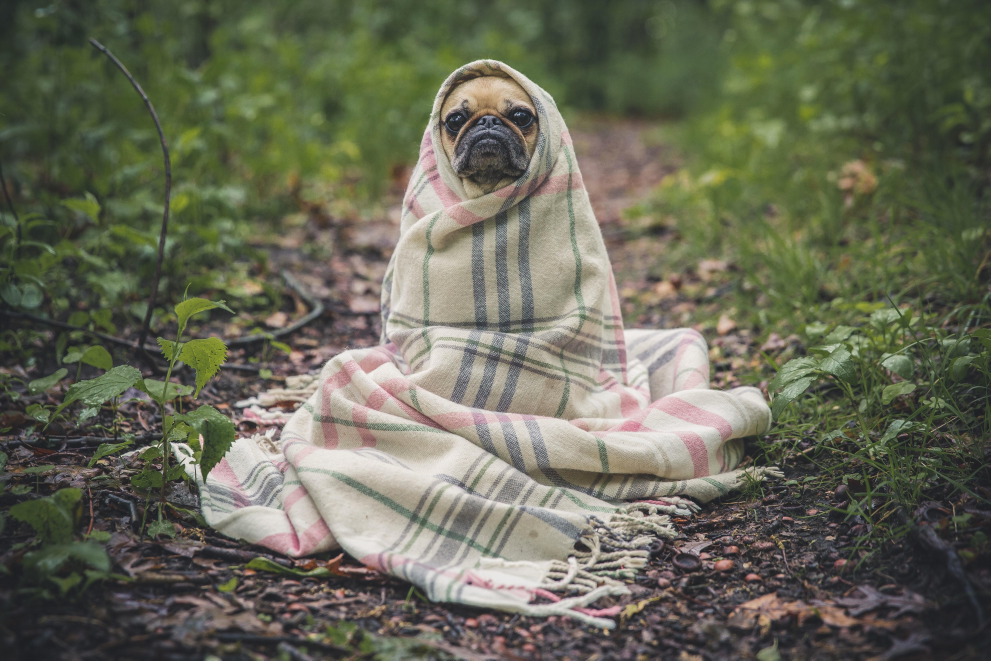
#> input picture Data/Input/Dog.jpg, 4951 x 3301 px (shown at 1/5 size)
$ python blog_example.py --input ../../Data/Input/Dog.jpg
#> lines starting #> are read from the running program, lines starting #| are printed output that depends on the picture
# Usage
# python blog_example.py

# Import libraries
import cv2
import argparse

# Add command line arguments
ap = argparse.ArgumentParser()
ap.add_argument("-i", "--input", type=str, help="Input image",
                default='../../Data/Input/marvel_logo.jpg')
ap.add_argument("-c", "--convert", type=bool, default=True,
                help="We need white foreground on black background. True if you have otherwise.")
args = vars(ap.parse_args())

# Load the image
image_orig = cv2.imread(args["input"])
#> image_orig is the input picture: shape (3301, 4951, 3); mean B, G, R 87.6, 105.3, 103.8
image = image_orig.copy()
if args["convert"]:
    image = cv2.bitwise_not(image)
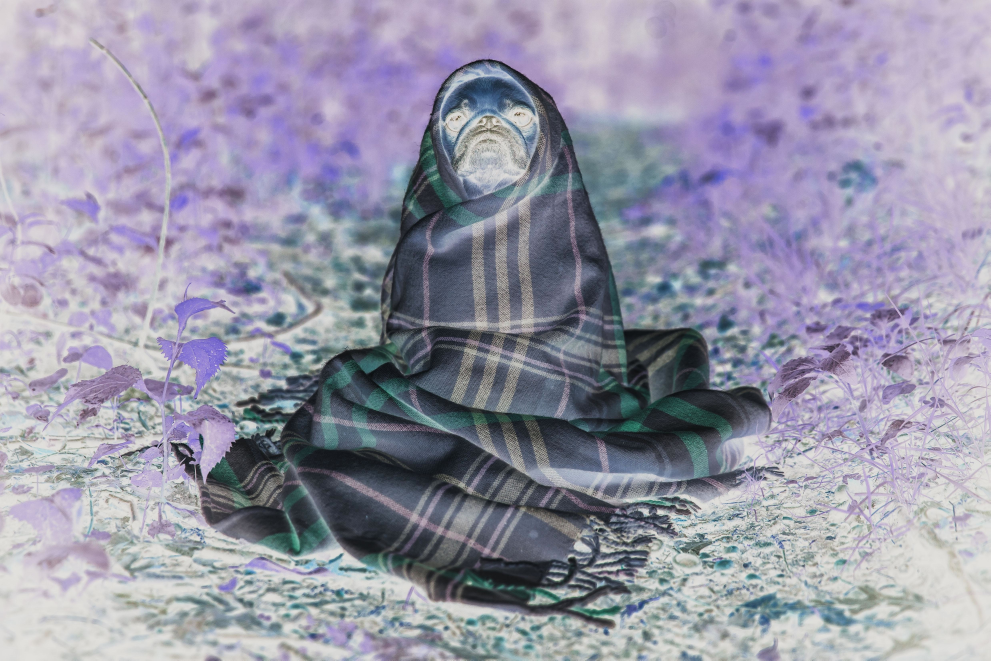
#> image: shape (3301, 4951, 3) (shown at 1/5 size); mean B, G, R 167.4, 149.7, 151.2
# Convert to grayscale image
gray = cv2.cvtColor(image, cv2.COLOR_BGR2GRAY)
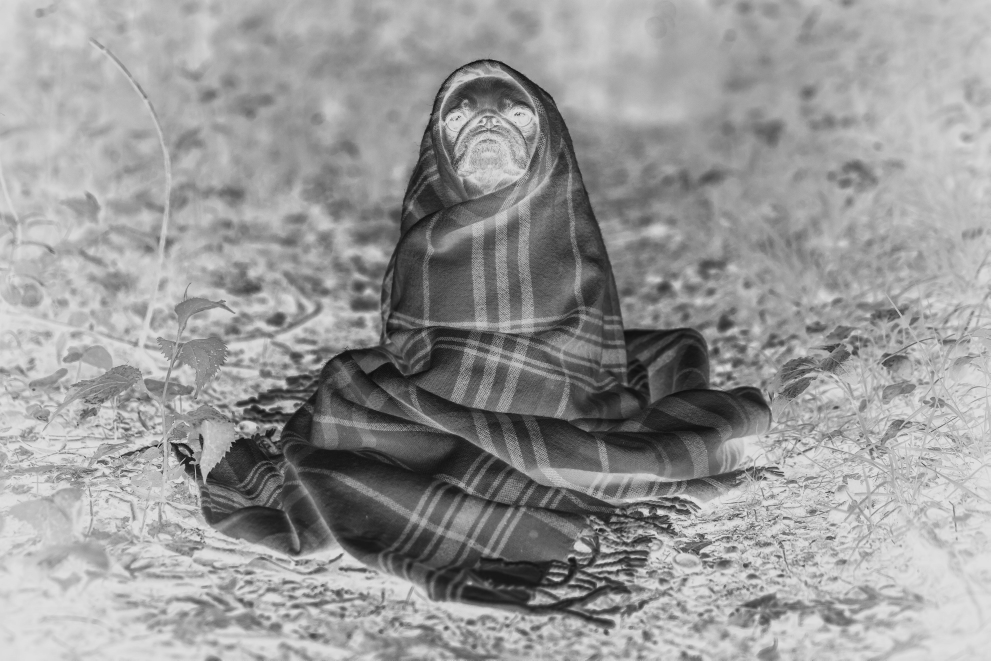
#> gray: shape (3301, 4951) (shown at 1/5 size); min 1, max 249, mean 152.1
# Show original and grayscale images
cv2.imshow(
    f"Original: ({image_orig.shape[0]},{image_orig.shape[1]})", image_orig)  # 340 x 255
cv2.imshow("Inverted", image)
cv2.imshow("Grayscale", gray)

# Perform erosion operations on the binary image
for i in range(1, 6):
    eroded = cv2.erode(gray.copy(), None, iterations=i)
    cv2.imshow(f'Eroded: {i} times', eroded)
#> this loop made 5 passes
#> pass 1, `eroded = cv2.erode(gray.copy(), None, iterations=i)`:
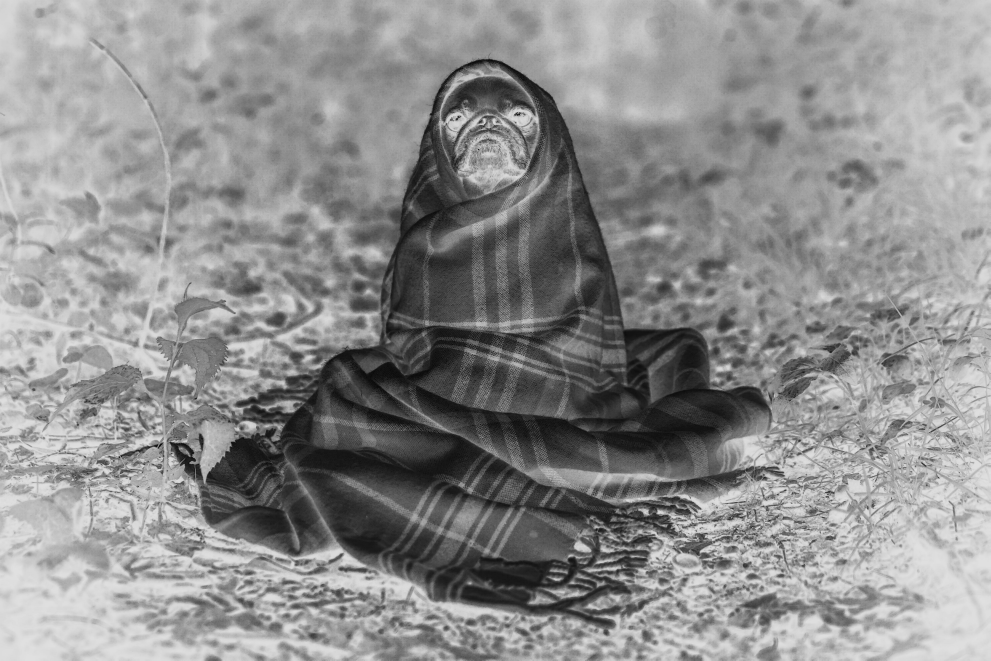
#> eroded: shape (3301, 4951) (shown at 1/5 size); min 1, max 225, mean 141.8

cv2.waitKey(0)
cv2.destroyAllWindows()

cv2.imshow("Grayscale", gray)

# Perform Dilation, though it will not help in our Marvel example as it is already connected.
for i in range(1, 6):
    dilated = cv2.dilate(gray.copy(), None, iterations=i)
    cv2.imshow(f"Dilated: {i} times", dilated)
#> this loop made 5 passes
#> pass 3, `dilated = cv2.dilate(gray.copy(), None, iterations=i)`:
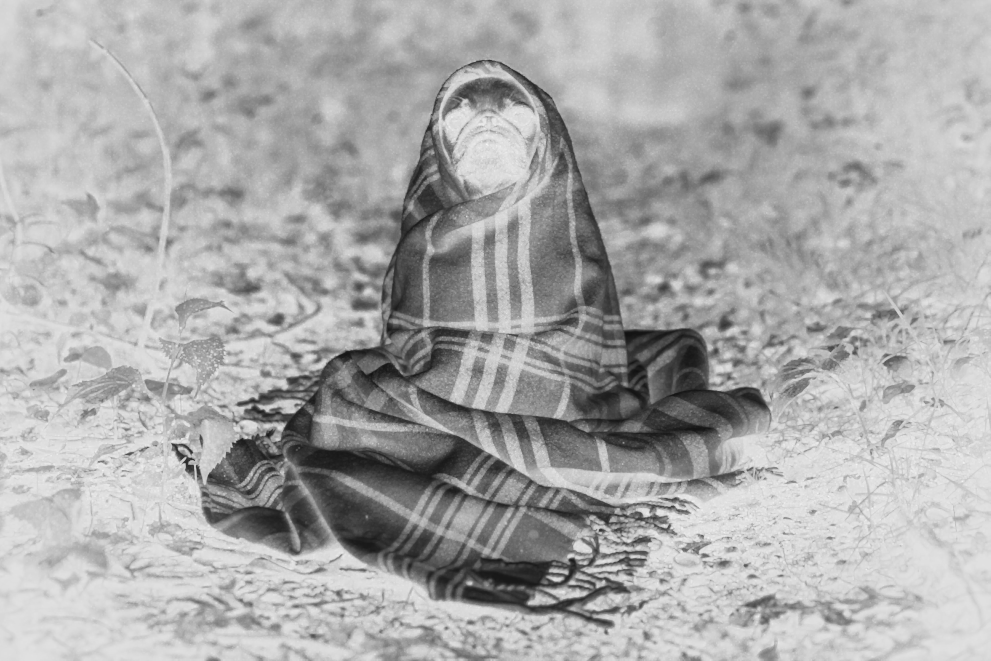
#> dilated: shape (3301, 4951) (shown at 1/5 size); min 16, max 249, mean 170.1

cv2.waitKey(0)
cv2.destroyAllWindows()

cv2.imshow("Grayscale", gray)

# Perform Opening: Erosion followed by Dilation. This doesn't see much different because we don't have noise in the image.
# But we can see that Trademark symbol has been reduced gradually
# (3, 3) => We can see some grayish mark
# (5, 5) => We can see almost invisible mark
# (7, 7) => Removes it completely.
kernel_sizes = [(3, 3), (5, 5), (7, 7)]
for kernel_size in kernel_sizes:
    kernel = cv2.getStructuringElement(cv2.MORPH_RECT, kernel_size)
    opened = cv2.morphologyEx(gray.copy(), cv2.MORPH_OPEN, kernel)
    cv2.imshow(f"Opened w/ ({kernel_size[0]},{kernel_size[1]})", opened)
#> this loop made 3 passes
#> kernel on pass 1: [[1, 1, 1], [1, 1, 1], [1, 1, 1]]

cv2.waitKey(0)
cv2.destroyAllWindows()

cv2.imshow("Grayscale", gray)

# Perform Closing: Dilation followed by Erosion. This doesn't help much in disconnecting characters from each other.
# And this is expected, because as we saw earlier that Dilation only make it worse.
for kernel_size in kernel_sizes:
    kernel = cv2.getStructuringElement(cv2.MORPH_RECT, kernel_size)
    closed = cv2.morphologyEx(gray.copy(), cv2.MORPH_CLOSE, kernel)
    cv2.imshow(f"Closed w/ ({kernel_size[0]},{kernel_size[1]})", closed)

cv2.waitKey(0)
cv2.destroyAllWindows()

cv2.imshow("Grayscale", gray)

# Perform Morpholigical_gradient: Difference between Dilation and Erosion
for kernel_size in kernel_sizes:
    kernel = cv2.getStructuringElement(cv2.MORPH_RECT, kernel_size)
    grad = cv2.morphologyEx(gray.copy(), cv2.MORPH_GRADIENT, kernel)
    cv2.imshow(f"Gradient w/ ({kernel_size[0]},{kernel_size[1]})", grad)
#> this loop made 3 passes
#> pass 1, `grad = cv2.morphologyEx(gray.copy(), cv2.MORPH_GRADIENT, kernel)`:
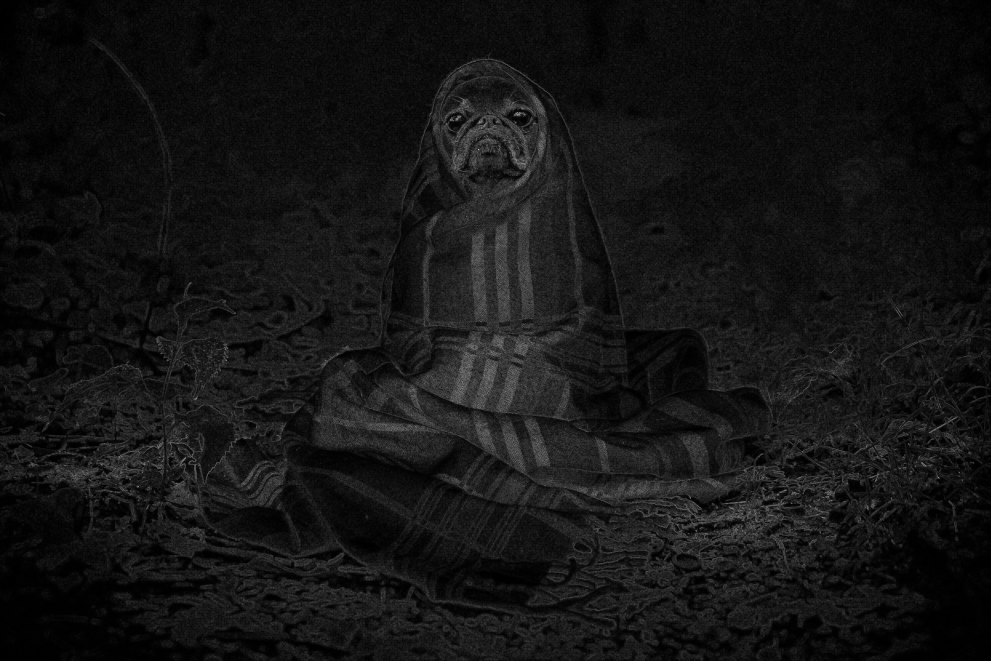
#> grad: shape (3301, 4951) (shown at 1/5 size); min 0, max 217, mean 20.5

cv2.waitKey(0)
cv2.destroyAllWindows()

cv2.imshow("Grayscale", gray)

# Perform TopHat: Difference between grayscale image and opening. This will give bright foreground over dark background
kernel = cv2.getStructuringElement(cv2.MORPH_RECT, (260, 100))
#> kernel: shape (100, 260); every value is 1
top_hat = cv2.morphologyEx(gray.copy(), cv2.MORPH_TOPHAT, kernel)
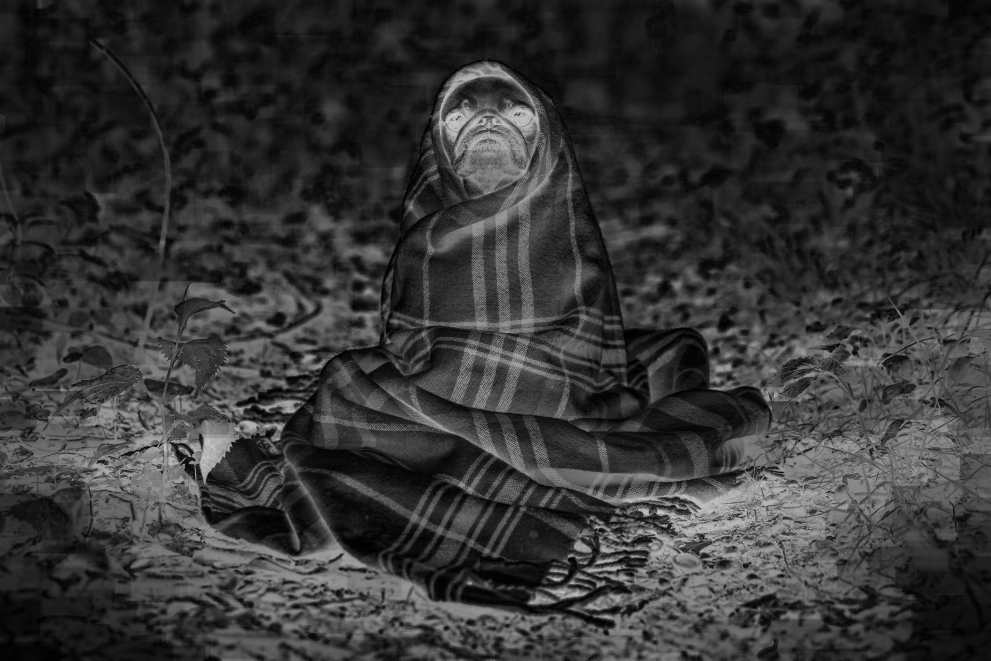
#> top_hat: shape (3301, 4951) (shown at 1/5 size); min 0, max 225, mean 52.6
cv2.imshow("TopHat (inverted)", top_hat)

top_hat_orig = cv2.morphologyEx(cv2.cvtColor(
    image_orig.copy(), cv2.COLOR_BGR2GRAY), cv2.MORPH_TOPHAT, kernel)
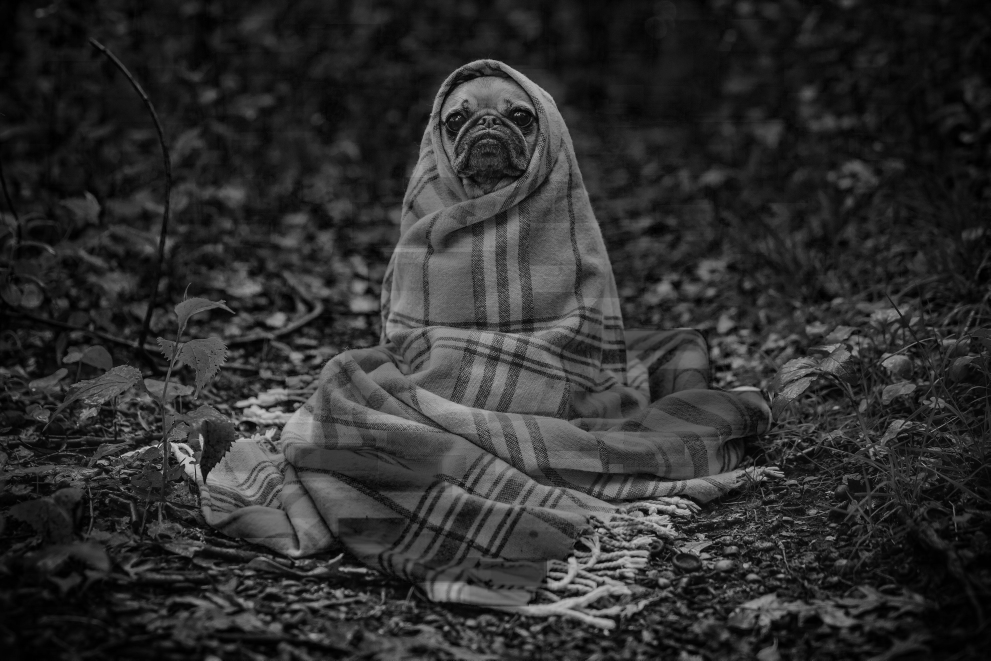
#> top_hat_orig: shape (3301, 4951) (shown at 1/5 size); min 0, max 226, mean 46.7
cv2.imshow("TopHat (original)", top_hat_orig)

cv2.waitKey(0)
cv2.destroyAllWindows()

cv2.imshow("Grayscale", gray)

# Perform BlackHat: Difference between grayscale image and closing. This will give dark foreground over light background
kernel = cv2.getStructuringElement(cv2.MORPH_RECT, (260, 100))
black_hat = cv2.morphologyEx(gray.copy(), cv2.MORPH_BLACKHAT, kernel)
cv2.imshow("BlackHat (inverted)", black_hat)

black_hat_orig = cv2.morphologyEx(cv2.cvtColor(
    image_orig.copy(), cv2.COLOR_BGR2GRAY), cv2.MORPH_BLACKHAT, kernel)
cv2.imshow("BlackHat (original)", black_hat_orig)

cv2.waitKey(0)
cv2.destroyAllWindows()
